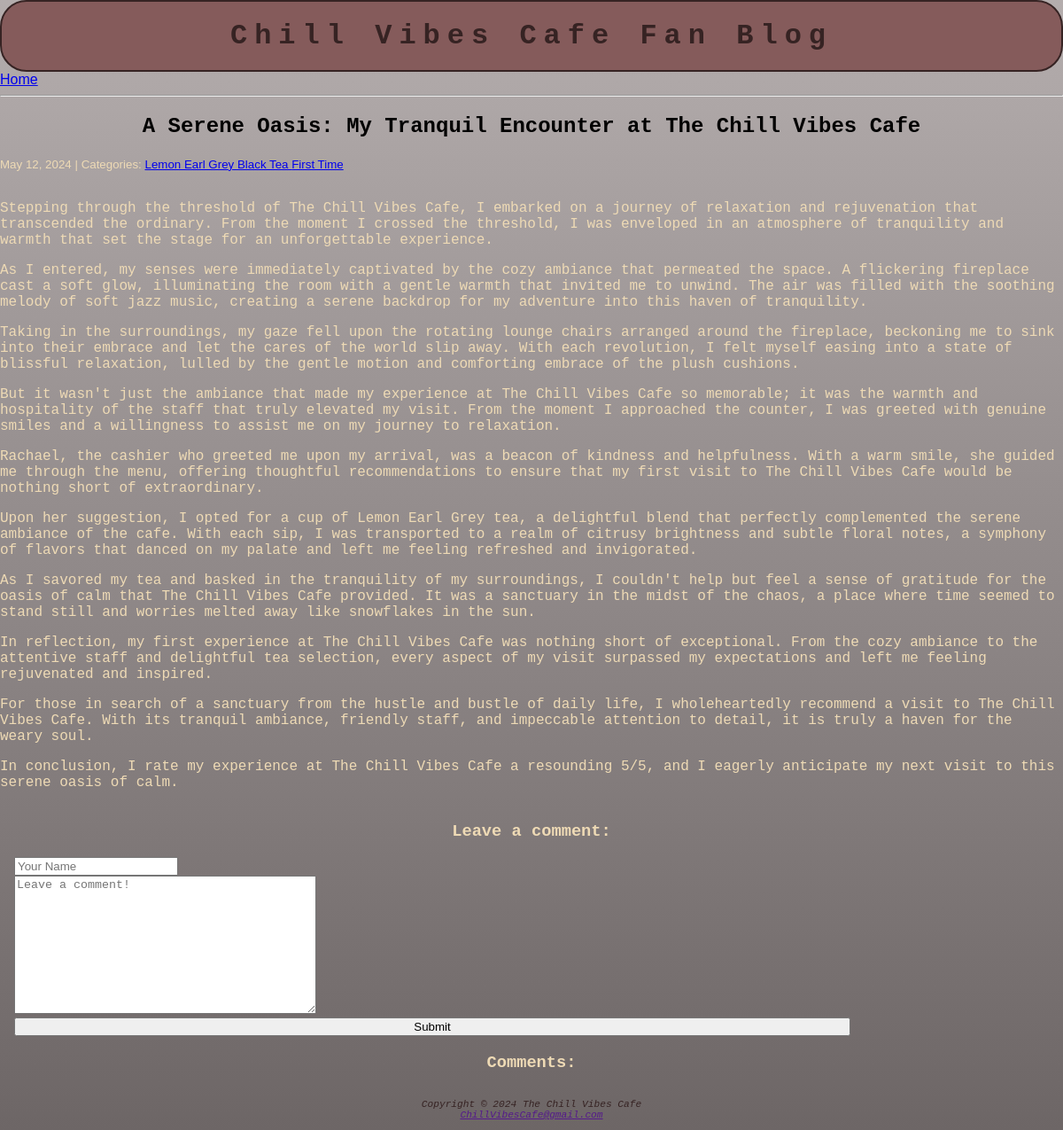
The app's page /post/4/ with its own data.
### blog/models.py (models this page shows, shortened)
class Post(models.Model):
    title = models.CharField(max_length=255)
    body = models.TextField()
    created_on = models.DateTimeField(auto_now_add=True)
    last_modified = models.DateTimeField(auto_now=True)
    categories = models.ManyToManyField("Category", related_name="posts")

class Category(models.Model):
    name = models.CharField(max_length=30)
    class Meta:
        verbose_name_plural = "categories"

### blog/views.py (the view, shortened to what this page needs)
# urls.py: path("post/<int:pk>/", views.blog_detail, name="blog_detail"),
def blog_detail(request, pk):
    post = Post.objects.get(pk=pk)
    form = CommentForm()
    comments = Comment.objects.filter(post=post)
    context = {"post": post, "comments": comments, "form": form}
    return render(request, "blog/detail.html", context)

### blog/forms.py
class CommentForm(forms.Form):
    author = forms.CharField(
        max_length=60,
        widget=forms.TextInput(
            attrs={"class": "form-control", "placeholder": "Your Name"}
        ),
    )
    body = forms.CharField(
        widget=forms.Textarea(
            attrs={"class": "form-control", "placeholder": "Leave a comment!"}
        )
    )

### blog/templates/blog/detail.html (shortened to what this page needs)
{% extends "base.html" %}
{% block page_title %}
    <h2>{{ post.title }}</h2>
{% endblock page_title %}
{% block page_content %}
    <small>
        {{ post.created_on.date }} | Categories:
        {% for category in post.categories.all %}
            <a href="{% url 'blog_category' category.name %}">
                {{ category.name }}
            </a>
        {% endfor %}
    </small>
    <p>{{ post.body | linebreaks }}</p>
    <h3>Leave a comment:</h3>
    <form method="post">
        <div>
            {{ form.author }}
        </div>
        <div>
            {{ form.body }}
        </div>
        <button type="submit" class="btn btn-primary">Submit</button>
    </form>
    <h3>Comments:</h3>
{% endblock page_content %}

### blog/static/css/blog.css (style rules this page uses)
* { box-sizing: border-box; }
html { height: 100%; }
body { height: 100%; margin: 0; color: #eedab5; background-image: linear-gradient(to bottom, #000000, #000000); background-repeat: no-repeat; background-attachment: fixed; font-family: Verdana, Geneva, Tahoma, sans-serif; border-radius: 50px; }
p { font-family: 'Courier New', Courier, monospace; text-align: left; display: grid; }
h2 { color: #000000; font-family: 'Courier New', Courier, monospace; text-align: center; }
h3 { font-family: 'Courier New', Courier, monospace; text-align: center; }
@media (min-width: 1024px) { body { background-image: linear-gradient(to bottom, #b4adad, #6d6666); } }
form { display: flex; flex-direction: column; padding-left: 1em; width: 80%; }

### records on screen
Post: title "A Serene Oasis: My Tranquil Encounter at The Chill Vibes Cafe", created_on "May 12, 2024", body "Stepping through the threshold of The Chill Vibes Cafe, I embarked on a journey of relaxation and rejuvenation that transcended the ordinary. From the moment I crossed the threshold, I was enveloped in an atmosphere of tranquility and warmth that set the stage for an unforgettable experience. As I entered, my senses were immediately captivated by the cozy ambiance that permeated the space. A flickering fireplace cast a soft glow, illuminating the room with a gentle warmth that invited me to unwind. The air was filled with the soothing melody of soft jazz music, creating a serene backdrop for my adventure into this haven of tranquility. Taking in the surroundings, my gaze fell upon the…"
Category: name "Lemon Earl Grey"
Category: name "Black Tea"
Category: name "First Time"
